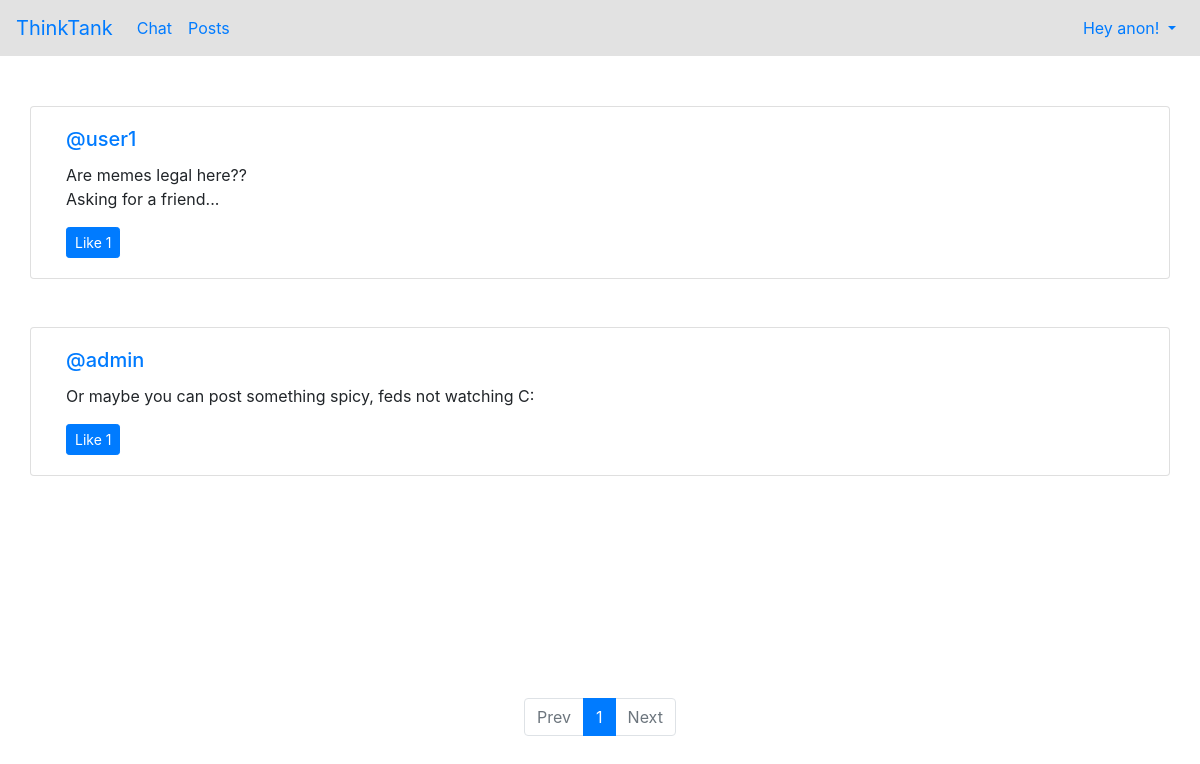
Page /post/view/ on the earlier database version.
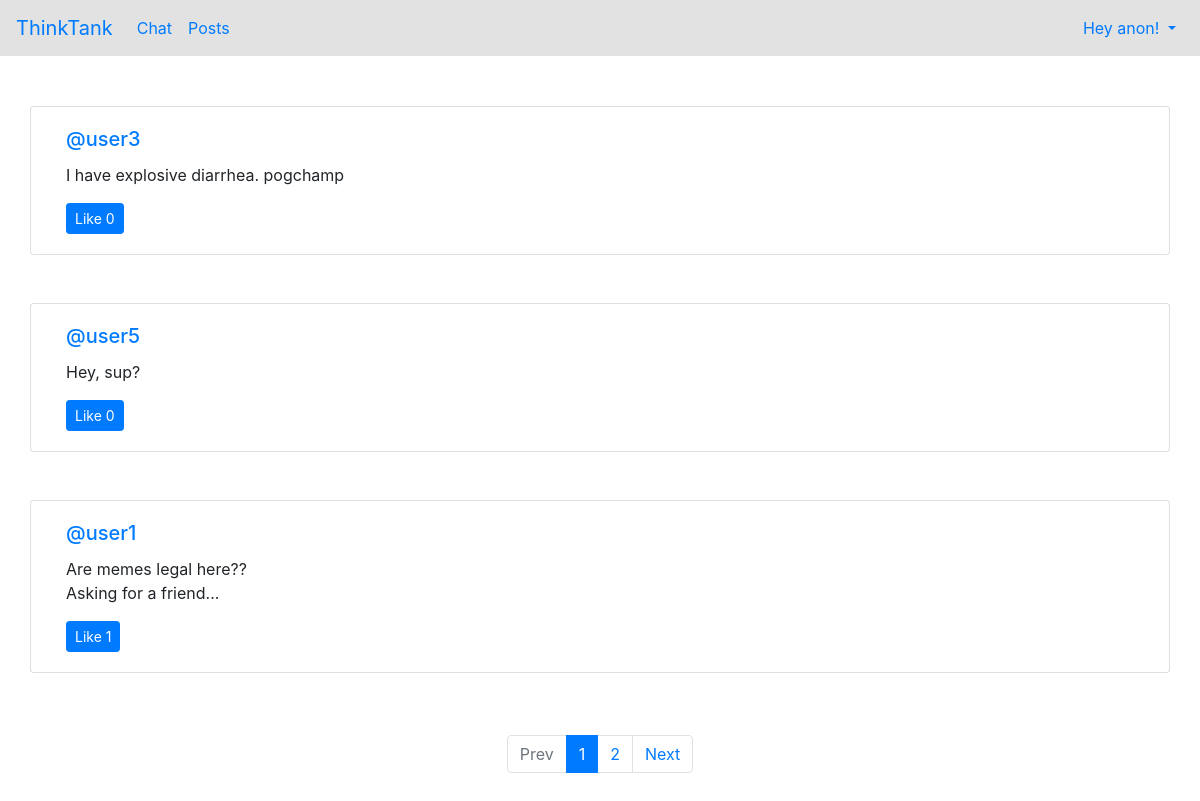
Same page on the later database version.
### post/models.py (models this page shows, shortened)
class Post(models.Model):
    content = models.TextField(
        null=False,
        blank=False,
        max_length=500
    )
    likes = models.ManyToManyField(
        to='user.User',
        blank=True,
        related_name='posts_liked_by_user'
    )
    author = models.ForeignKey(
        to='user.User',
        on_delete=models.CASCADE
    )
    created_at = models.DateTimeField(
        auto_now_add=True
    )
    updated_at = models.DateTimeField(
        auto_now=True
    )

### user/models.py (models this page shows, shortened)
class User(AbstractUser):
    bio = models.TextField(
        max_length=200,
        null=False,
        blank=True,
    )
    following = models.ManyToManyField(
        'self',
        blank=True,
        symmetrical=False,
        related_name='followers',
    )
    priv_chats = models.ManyToManyField(
        'self',
        symmetrical=False,
        through=PrivRoom,
    )

### post/views.py (the view)
# urls.py: path('view/', ViewPosts.as_view(), name='view_posts'),
class ViewPosts(ListView):
    model = Post
    paginate_by = 3
    template_name = 'post/viewposts.html'
    ordering = '-pk'
    def get_context_data(self, *, object_list=None, **kwargs):
        context = super().get_context_data(object_list=object_list, **kwargs)
        for post in context['object_list']:
            post.liked = post.likes.filter(pk=self.request.user.pk).exists()
        return context

### templates/post/viewposts.html (shortened to what this page needs)
{% extends 'base.html' %}
{% load static %}
{% block content %}
  {% for post in object_list %}
    <div class="container-sm card mb-5" id="post_{{ post.pk }}">
      <div class="card-body">
        <a href="{% url 'user:show_user' pk=post.author.pk %}">
          <h5 class="card-title">@{{ post.author }}</h5>
        </a>
        <p class="card-text">{{ post.content|linebreaksbr }}</p>
        <div class="btn-toolbar">
          <div class="btn-group mr-auto">
            <button class="btn btn-sm btn-primary" id="button_{{ post.pk }}">
              <span>{% if post.liked %}LIKED!{% else %}Like{% endif %}</span>
              <span>{{ post.likes.count }}</span>
            </button>
          </div>
        </div>
      </div>
    </div>
  {% endfor %}
  <p style="padding-bottom: 100px"></p>
  {% include 'pagination.html' %}
{% endblock %}

### templates/base.html
{% extends 'base_no_navbar.html' %}
{% block content_no_navbar %}
  {% include 'navbar.html' %}
  <p style="padding-bottom: 90px"></p>
  {% block content %}
  {% endblock %}
{% endblock %}

### templates/base_no_navbar.html (shortened to what this page needs)
<!DOCTYPE html>
<html lang="en">
  <head>
    <link rel="stylesheet" href="https://maxcdn.bootstrapcdn.com/bootstrap/4.5.2/css/bootstrap.min.css">
    {% load static %}
    <link
      rel="stylesheet"
      type="text/css"
      href="{% static 'style.css' %}"
    >
  </head>
  <body>
    {% block content_no_navbar %}
    {% endblock %}
  </body>
</html>

### templates/navbar.html (shortened to what this page needs)
<nav class="navbar navbar-expand-sm fixed-top" style="background-color: #e2e2e2">
  <ul class="navbar-nav mr-auto">
    <li class="nav-item">
      <a class="navbar-brand" href="#">ThinkTank</a>
    </li>
    <li class="nav-item">
      <a class="nav-link" href="{% url 'chat:home' %}"> Chat </a>
    </li>
    <li class="nav-item">
      <a class="nav-link" href="{% url 'post:view_posts' %}"> Posts </a>
    </li>
  </ul>
  <ul class="navbar-nav ml-auto">
    <li class="nav-item dropdown">
    {% if user.is_anonymous %}
      <a class="nav-link dropdown-toggle" href="#" id="navbardrop" data-toggle="dropdown">
        Hey anon!
      </a>
      {% endif %}
    </li>
  </ul>
</nav>

### templates/pagination.html
<div class="d-flex justify-content-center fixed-bottom p-5">
  <ul class="pagination">
    {% if page_obj.has_previous %}
      <li class="page-item"><a class="page-link" href="?page={{ page_obj.previous_page_number }}">Prev</a></li>
    {% else %}
      <li class="page-item disabled"><a class="page-link" href="#">Prev</a></li>
    {% endif %}
    {% for i in page_obj.paginator.page_range %}
      {% if i == page_obj.number %}
        <li class="page-item active"><a class="page-link" href="#">{{ i }}</a></li>
      {% else %}
        <li class="page-item"><a class="page-link" href="?page={{ i }}">{{ i }}</a></li>
      {% endif %}
    {% endfor %}
    {% if page_obj.has_next %}
      <li class="page-item"><a class="page-link" href="?page={{ page_obj.next_page_number }}">Next</a></li>
    {% else %}
      <li class="page-item disabled"><a class="page-link" href="#">Next</a></li>
    {% endif %}
  </ul>
</div>

Differences in the rows shown:
no longer on this page (row edited): Post: author "admin", content "Or maybe you can post something spicy, feds not watching C:", shows "Like", likes.count "1"
added Post: author "user3", content "I have explosive diarrhea. pogchamp", shows "Like", likes.count "0"
added Post: author "user5", content "Hey, sup?", shows "Like", likes.count "0"
Other differences:
new list line: "2"
